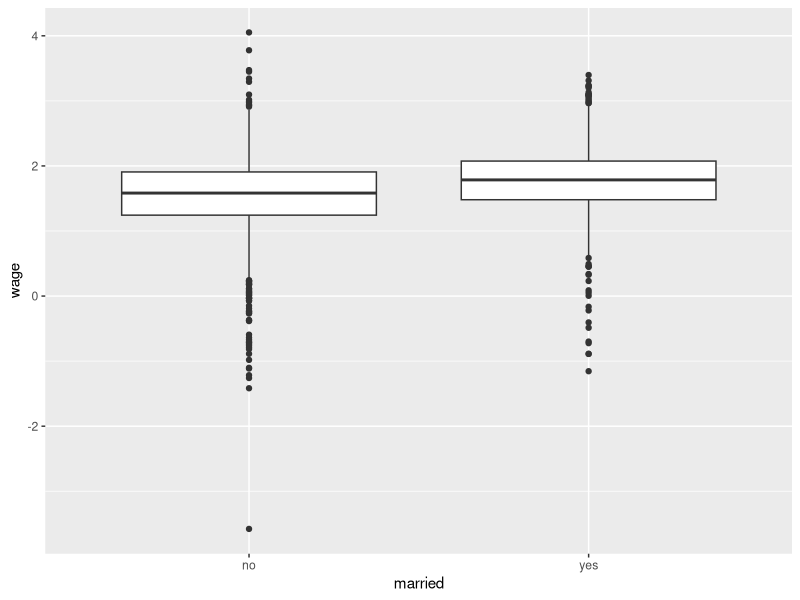
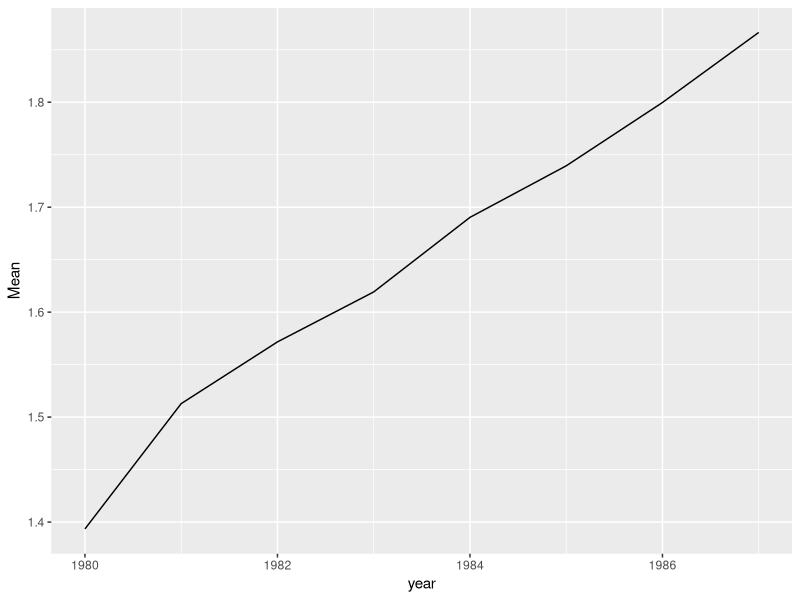

Write the R code that produced these figures, in order.
## ---- chunk 1
setwd("C:/Users/Owner/Documents/R/BIOL 312 Biostatistics for Bioinformatics/Final Project")

cat("\014") # Clears Console
rm(list=ls()) # Clears Environment
dev.off() # Clears Plots
graphics.off() # Clears Plots if first one didn't work.
## ---- chunk 2
library(tidyverse)
library(dplyr)
library(modelr)
## ---- chunk 3
rm(list=ls()) # Clears Environment
Males <- read_csv("Males.csv")
## ---- chunk 4
Males <- Males %>% 
  rename(Person_ID = "nr",
         experience = "exper",
         ethnicity = "ethn",
         married = "maried",
         union_membership = "union")
## ---- chunk 5
#Males<- tidy(Males)
## ---- chunk 6
Males %>% 
  ggplot(aes(x = married,
             y = wage))+
  geom_boxplot()
## ---- chunk 7
temp <- Males %>%
  replace_na() %>%
  filter(year == "1980")

mean(temp$wage)

Males %>% 
  replace_na() %>% 
  filter(year == "1980") %>% 
  select(wage) %>% 
  summary()
## ---- chunk 8
Males %>% 
  group_by(year) %>% 
  summarize(Mean = mean(wage)) %>% 
  ggplot(aes(x = year,
             y = Mean))+
  geom_line()
